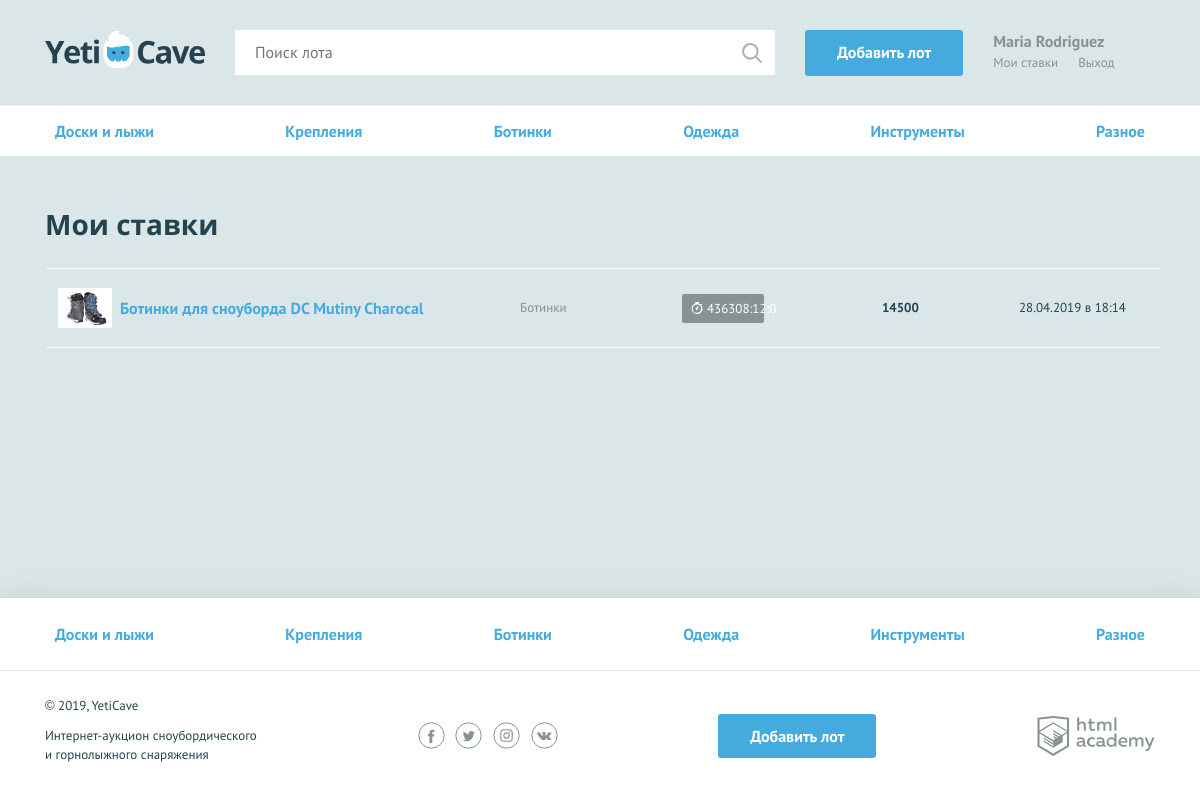
/my-bets.php (signed in), run on the app's committed database.
### tables this page shows
CREATE TABLE bid (
                   id INT AUTO_INCREMENT PRIMARY KEY,
                   user_id INT,
                   FOREIGN KEY (user_id) REFERENCES user(id),
                   lot INT,
                   FOREIGN KEY (lot) REFERENCES lot(id),
                   added_on TIMESTAMP DEFAULT CURRENT_TIMESTAMP,
                   offer INT UNSIGNED NOT NULL
);

CREATE TABLE lot (
                   id INT AUTO_INCREMENT PRIMARY KEY,
                   user_id INT,
                   FOREIGN KEY (user_id) REFERENCES user(id),
                   winner INT,
                   FOREIGN KEY (winner) REFERENCES user(id),
                   winner_bid_id INT,
                   category INT,
                   FOREIGN KEY (category) REFERENCES category(id),
                   created_on TIMESTAMP DEFAULT CURRENT_TIMESTAMP,
                   title VARCHAR(256) NOT NULL,
                   description VARCHAR(1000) NOT NUll,
                   image VARCHAR(512) NOT NULL,
                   starting_price INT UNSIGNED NOT NULL,
                   end_by TIMESTAMP DEFAULT '2019-01-01 00:00:00' NOT NUll,
                   bid_step INT UNSIGNED NOT NULL
);

CREATE TABLE category (
                        id INT AUTO_INCREMENT PRIMARY KEY,
                        category VARCHAR(64),
                        class VARCHAR(64) UNIQUE
);

### helpers.php (called while the page is built, shortened)
<?php
function db_get_prepare_stmt($link, $sql, $data = []) {
    $stmt = mysqli_prepare($link, $sql);
    return $stmt;
}
function include_template($name, array $data = []) {
    $name = 'templates/' . $name;
    extract($data);
    require $name;
    $result = ob_get_clean();
    return $result;
}

### init.php (called while the page is built, shortened)
<?php
require_once('functions.php');
require_once('helpers.php');
function get_categories ($con) {
    return $categories = fetch_db_data($con, 'SELECT * FROM category');
};

### templates/my-bets.php (the view, shortened to what this page needs)
<section class="rates container">
    <h2>Мои ставки</h2>
    <table class="rates__list">
        <?php
        foreach($list_of_user_bids as $bid): ?>
        <tr class="rates__item<?php
        $is_win = $bid['winner_bid_id'] === $bid['id'] ? true : false;
        if($is_win) {
            echo ' rates__item--win';
        }
        ?>">
            <td class="rates__info">
                <div class="rates__img">
                    <img src="<?=$bid['image'];?>" width="54" height="40" alt="Сноуборд">
                </div>
                <div>
                <h3 class="rates__title"><a href="lot.php?id=<?=$bid['lot']; ?>"><?=$bid['title'];?></a></h3>
                </div>
            </td>
            <td class="rates__category">
                <?=$bid['category'];?>
            </td>
            <td class="rates__timer">
                <div class="timer <?php
                if($is_win) {
                    echo 'timer--win';
                }
                elseif(strtotime($bid['end_by']) <= strtotime('now') )  {
                    echo 'timer--end';
                } else if (strtotime($bid['end_by']) < 3600) {
                    echo 'timer--finishing';
                } else {
                    echo '';
                }
                ?>">
                    <?php
                    if($is_win) {
                        echo 'Ставка выиграла';
                    }
                    elseif(strtotime($bid['end_by']) <= strtotime('now') )  {
                    echo 'Торги окончены';
                    } else {
                    echo showTimeAddSec($bid['end_by']);
                    }
                  ?>
                </div>
            </td>
            <td class="rates__price">
                <?=$bid['offer'];?>
            </td>
            <td class="rates__time">
                <?=calculate_bid_times($bid['added_on']);?>
            </td>
        </tr>
        <?php endforeach; ?>
    </table>
</section>

### functions.php (shortened to what this page needs)
<?php
function showTimeAddSec (string $timestamp):string
{
    $unix = strtotime($timestamp);
    $hours =  floor($unix / 3600);
    $minutes = floor(($unix % 3600) / 60);
    $seconds = floor(($unix % 3600) / 3600);
    return $hours . ":" . $minutes . ":" . $seconds;
}
function fetch_db_data (mysqli $con, string $sql, array $data = []): ?array
{
    $result = [];
    $stmt = db_get_prepare_stmt($con, $sql, $data);
    mysqli_stmt_execute($stmt);
    $res = mysqli_stmt_get_result($stmt);
    if (!$res) {
        $error =  mysqli_error($con);
        print $page_content = include_template('error.php', ['error' => $error]);
        die();
    } else {
        $result = mysqli_fetch_all($res, MYSQLI_ASSOC);
    }
    return $result;
}
function calculate_bid_times (string $time_of_bid) {
    $sec_since_posted = strtotime('now') - strtotime($time_of_bid);
    $h_since_posted = floor($sec_since_posted/3600);
    $min_since_posted = floor(($sec_since_posted % 3600) / 60);
    if ($h_since_posted < 1) {
        echo $min_since_posted . ' мин. назад';
    } else if ($h_since_posted == 1 and $h_since_posted < 2) {
        echo "час назад";
    } else if ($h_since_posted >= 2 and $h_since_posted < 24) {
        echo $h_since_posted . ' ч. назад';
    } else if($h_since_posted >= 24 and $h_since_posted < 48) {
        echo  'вчера в ' . floor($h_since_posted/24) .':' .  $min_since_posted;
    } else {
        echo date_format(date_create($time_of_bid), 'd.m.Y в H:i');
    }
}

### templates/layout.php (shortened to what this page needs)
<!DOCTYPE html>
<html lang="ru">
<head>
    <link href="../css/normalize.min.css" rel="stylesheet">
    <link href="../css/style.css" rel="stylesheet">
</head>
<body>
<div class="page-wrapper">
    <header class="main-header">
        <div class="main-header__container container">
            <a class="main-header__logo" href="<?=$logo_link;?>">
                <img src="../img/logo.svg" width="160" height="39" alt="Логотип компании YetiCave">
            </a>
            <form class="main-header__search" method="get" action="search.php" autocomplete="off">
                <input type="search" name="search" placeholder="Поиск лота">
                <input class="main-header__search-btn" type="submit" name="find" value="Найти">
            </form>
            <a class="main-header__add-lot button" href="add.php">Добавить лот</a>
            <nav class="user-menu">
                <?php
                if  (isset($_SESSION['user'])): ?>
                    <div class="user-menu__logged">
                        <p><?=strip_tags($_SESSION['user']['name']); ?></p>
                        <a class="user-menu__bets" href="/my-bets.php">Мои ставки</a>
                        <a class="user-menu__logout" href="/logout.php">Выход</a>
                    </div>
                <?php endif; ?>
            </nav>
        </div>
    </header>
    <main class="<?=$main_class ?>">
        <?=$menu?>
       <?=$content ?>
    </main>
</div>
<footer class="main-footer">
    <nav class="nav">
        <ul class="nav__list container">
            <?php foreach ($categories as $category): ?>
                <li class="nav__item">
                    <a href="pages/all-lots.html" ><?=htmlspecialchars($category['category']); ?></a>
                </li>
            <?php endforeach; ?>
        </ul>
    </nav>
    <div class="main-footer__bottom container">
        <div class="main-footer__copyright">
            <p>© 2019, YetiCave</p>
            <p>Интернет-аукцион сноубордического и горнолыжного снаряжения</p>
        </div>
        <div class="main-footer__social social">
            <a class="social__link social__link--facebook" href="#">
            </a>
            <a class="social__link social__link--twitter" href="#">
            </a>
            <a class="social__link social__link--instagram" href="#">
            </a>
            <a class="social__link social__link--vkontakte" href="#">
            </a>
        </div>
        <a class="main-footer__add-lot button" href="add.php">Добавить лот</a>
        <div class="main-footer__developed-by">
            <a class="logo-academy" href="https://htmlacademy.ru/intensive/php">
            </a>
        </div>
    </div>
</footer>
</body>
</html>

### data on the page
bid: lot.image (picture), lot.title "Ботинки для сноуборда DC Mutiny Charocal", category.category "Ботинки", lot.end_by "436308:12:0", offer "14500", added_on "28.04.2019 в 18:14"
category: category "Доски и лыжи"
category: category "Крепления"
category: category "Ботинки"
category: category "Одежда"
category: category "Инструменты"
category: category "Разное"

### other printed values
strip_tags($_SESSION['user']['name']) "Maria Rodriguez"
